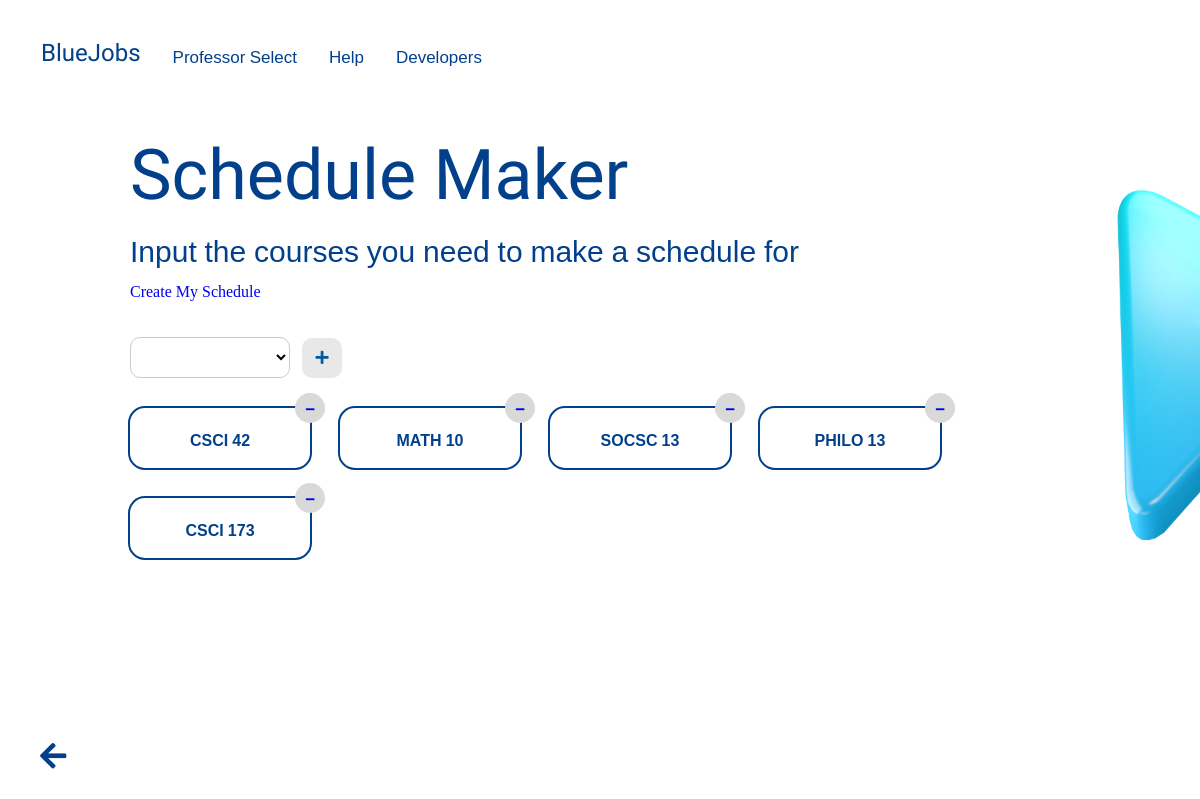
Screenshot of /schedule_maker/course_select (signed in) with the database file from the repository.
### professor_select/models.py (models this page shows, shortened)
class Course (models.Model):
    course_code = models.CharField(max_length = 20, unique = True)
    course_title = models.CharField(max_length = 255)
    department = models.ForeignKey(Department, related_name = "department_classes",
                                on_delete = models.CASCADE, default = get_department)
    def __str__(self):
        return '{}'.format(self.course_code)

### schedule_maker/views.py (the view, shortened to what this page needs)
# urls.py: path('course_select', course_select_view, name = 'course_select'),
def course_select_view(request):
    if request.user.is_authenticated and request.user.is_student:
        current_user = request.user
        student = Student.objects.get(pk = current_user.pk)
        args = {
            'current_user': current_user,
            'form': CourseSelectForm,
            'user': student,
        }
        added_courses = [course.course for course in student.required_courses.all()]
        args['added_courses'] = added_courses
        course_selection = []
        for course in student.courses.all():
            if course.course not in added_courses:
                course_selection.append(course.course)
        args['course_selection'] = course_selection
        if course_selection == []:
            args['disabled'] = True
        return render(request, 'schedule_maker/schedule-courses.html', args)
    else:
        return redirect('landing_page:home')

### schedule_maker/templates/schedule_maker/schedule-courses.html (shortened to what this page needs)
{% extends 'base.html' %}
{% load static %}
{% block content %}
    <div class="white-bg prof-select">
      <ul class="navbar">
          <li><a class="bluejobsnav" href="{% url 'landing_page:homepage-student' %}">BlueJobs</a></li>
          <li><a href="{% url 'professor_select:course_select' %}">Professor Select</a></li>
          <li><a href="{% url 'professor_select:course_select' %}">Help </a></li>
          <li><a href="{% url 'professor_select:course_select' %}">Developers </a></li>
          <li><a class="contrast-signout" href="{% url 'landing_page:login' %}">Sign Out</a></li>
      </ul>
      <img src="{% static 'profselect_icon.png' %}" class="landing-icon">
      <div class="title-box">
        <h1 class="homepage-title">Schedule Maker</h1>
        <p class="homepage-subtitle">Input the courses you need to make a schedule for</p>
        <br>
        <a href="{% url 'schedule_maker:create-schedule' %}">
          Create My Schedule
        </a>
        <br><br><br>
        <form method="POST" class="course-form">
          <select name="course_list_select">
          </select>
          <button type="submit" class="add-course-btn" {% if disabled %} disabled {% endif %}><i class="fas fa-plus"></i></button>
        </form>
        <div class="dropdown">
          <table class="table">
            <tbody>
              {% for course in added_courses %}
              {% if forloop.counter0|divisibleby:4 %}
              <tr>
              {% endif %}
                <td data-url="">
                  <h2>{{ course }}</h2>
                  <div class="remove-icon-container">
                    <a href="{% url 'schedule_maker:course_remove' course.pk %}" class="remove-icon"><i class="fas fa-minus"></i></a>
                  </div>
                </td>
              {% if forloop.last or forloop.counter0|add:1|divisibleby:4 %}
              </tr>
              {% endif %}
              {% endfor %}
            </tbody>
          </table>
        </div>
      </div>
    </div>
    <a href="{% url 'landing_page:homepage-student' %}" class="back-arrow-dark">
      <i class="fas fa-arrow-left"></i>
    </a>
{% endblock %}

### static/css/style.css (style rules this page uses)
body { background: linear-gradient(120deg, #023E8A, #023E8A, #5ABDDC, #0D9CCA); background-size: 300% 300%; animation: gradient 15s ease infinite; height: 100vh; margin: 0; overflow-x: hidden; overflow-y: hidden; }
.white-bg { position: relative; background-color: white; height: 100vh; width: 100vw; overflow-y: hidden; overflow-x: hidden; z-index: 1; }
.back-arrow-dark { position: fixed; bottom: 50px; left: 40px; width: 10px; height: 10px; font-size: 30px; color: #02408B; cursor: pointer; z-index: 9999; }
.landing-icon { position: absolute; width: 350px; height: 350px; top: 190px; left: 1100px; transform: translateY(0); animation: bob2 2s ease-in-out; animation-direction: alternate; animation-iteration-count: infinite; z-index: 3; }
.white-bg .title-box { position: absolute; left: 130px; top: 180px; }
.white-bg .homepage-title { font-family: "Bowlby One SC", sans-serif; font-weight: 400; font-size: 70px; font-style: normal; color: #02408B; padding-bottom: -40px; margin-top: 0; margin-bottom: 0; line-height: 110px; }
.white-bg .homepage-subtitle { margin-top: 0; margin-bottom: 0; color: #02408B; font-size: 30px; font-family: "Noto Sans Khojki", sans-serif; font-weight: 400; font-style: normal; line-height: 35px; }
.title-box { position: absolute; left: 180px; top: 250px; }
.homepage-title { font-family: "Bowlby One SC", sans-serif; font-weight: 400; font-size: 100px; font-style: normal; color: white; padding-bottom: -40px; margin-top: 0; margin-bottom: 0; line-height: 120px; }
.title-box a { text-decoration: none; }
.homepage-subtitle { margin-top: 0; margin-bottom: 0; color: white; font-size: 25px; font-family: "Noto Sans Khojki", sans-serif; font-weight: 400; font-style: normal; line-height: 35px; }
.prof-select .title-box { position: absolute; left: 130px; top: 120px !important; }
.contrast-signout { color: white !important; }
.table { border-collapse: separate; border-spacing: 30px; margin-left: -30px; }
.table td { position: relative; text-align: center; min-width: 160px; max-width: 160px; padding: 10px; border-radius: 15px; color: #02408B; font-family: "Noto Sans Khojki", sans-serif; background-color: white; outline: 2px solid #02408B; cursor: pointer; transition: 0.5s ease; }
.table td h2 { font-size: 16px; margin-top: 5px; margin-bottom: 5px; }
.remove-icon-container { background-color: #D9D9D9; width: 30px; height: 30px; border-radius: 50%; position: absolute; top: -15px; right: -15px; display: flex; justify-content: center; align-items: center; }
.remove-icon { font-size: 10px; text-decoration: none; }
.course-form select { width: 160px; padding: 10px; border-radius: 10px; border: 1px solid #ccc; background-color: #fff; font-size: 16px; outline: none; }
.course-form { display: flex; align-items: center; }
.add-course-btn { width: 40px; height: 40px; border-radius: 10px;; background-color: #e8e8e8; color: #07599D; border: none; cursor: pointer; font-size: 20px; display: flex; justify-content: center; align-items: center; }
.add-course-btn i { font-size: 0.75em; }
.prof-details th, td { border: none; padding-right: 20px; text-align: left; }
.navbar { position: relative; list-style-type: none; margin: 25px; padding: 0; overflow: hidden; background-color: transparent; font-family: "Noto Sans Khojki", sans-serif; font-weight: 400; font-style: normal; font-size: 17px; z-index: 9999; }
.navbar li:last-child { float: right; }
.bluejobsnav { font-family: "Bowlby One SC", sans-serif; font-weight: 400; font-size: 24px; font-style: normal; }
li { float: left; }
li a { display: block; color: white; text-align: center; padding: 14px 16px; text-decoration: none; border-radius: 10px; transition: 0.3s; float: left; }
.white-bg li a { color: #02408B; }

### rows the page displays
Course: course_code "CSCI 42"
Course: course_code "MATH 10"
Course: course_code "SOCSC 13"
Course: course_code "PHILO 13"
Course: course_code "CSCI 173"
